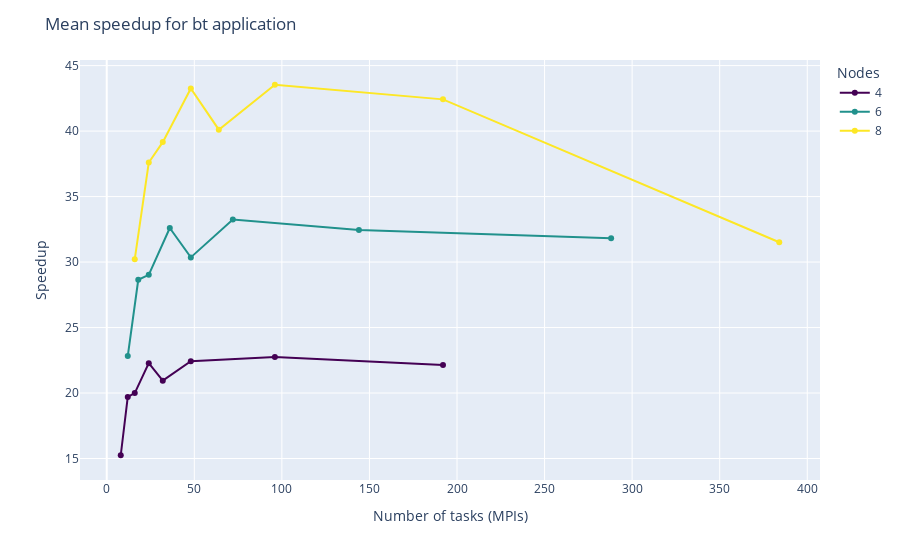

Here is the notebook cell this chart was saved with:
### Markdown cell above
## Speedup vs ntasks (MPIs)

### Code cell
fig = px.line(x=bt['ntasks'], y=bt['empirical speedup'],
                markers=True,
                color=bt['nodes'],
                color_discrete_sequence=['#440154', '#21918c', '#fde725'])

# change the title
fig.update_layout(title='Mean speedup for bt application',
                    legend_title_text='Nodes',
                    xaxis_title='Number of tasks (MPIs)',
                    yaxis_title='Speedup')

fig.show()
# save the figure as a png file
fig.write_image("Figures/mean_speedup_bt.png")

### Figure 1 — Plotly figure (JSON) as saved in the notebook; plotly's stock layout.template omitted (floating-point values rounded to 4 significant figures)
{"data": [{"hovertemplate": "color=4<br>x=%{x}<br>y=%{y}<extra></extra>", "legendgroup": "4", "line": {"color": "#440154", "dash": "solid"}, "marker": {"symbol": "circle"}, "mode": "markers+lines", "name": "4", "orientation": "v", "showlegend": true, "type": "scatter", "x": [8, 12, 16, 24, 32, 48, 96, 192], "xaxis": "x", "y": [15.25, 19.7, 19.99, 22.28, 20.94, 22.43, 22.74, 22.13], "yaxis": "y"}, {"hovertemplate": "color=6<br>x=%{x}<br>y=%{y}<extra></extra>", "legendgroup": "6", "line": {"color": "#21918c", "dash": "solid"}, "marker": {"symbol": "circle"}, "mode": "markers+lines", "name": "6", "orientation": "v", "showlegend": true, "type": "scatter", "x": [12, 18, 24, 36, 48, 72, 144, 288], "xaxis": "x", "y": [22.82, 28.65, 29.03, 32.6, 30.36, 33.26, 32.44, 31.82], "yaxis": "y"}, {"hovertemplate": "color=8<br>x=%{x}<br>y=%{y}<extra></extra>", "legendgroup": "8", "line": {"color": "#fde725", "dash": "solid"}, "marker": {"symbol": "circle"}, "mode": "markers+lines", "name": "8", "orientation": "v", "showlegend": true, "type": "scatter", "x": [16, 24, 32, 48, 64, 96, 192, 384], "xaxis": "x", "y": [30.22, 37.6, 39.16, 43.25, 40.11, 43.54, 42.42, 31.51], "yaxis": "y"}], "layout": {"legend": {"title": {"text": "Nodes"}, "tracegroupgap": 0}, "margin": {"t": 60}, "title": {"text": "Mean speedup for bt application"}, "xaxis": {"anchor": "y", "domain": [0, 1], "title": {"text": "Number of tasks (MPIs)"}}, "yaxis": {"anchor": "x", "domain": [0, 1], "title": {"text": "Speedup"}}}}
